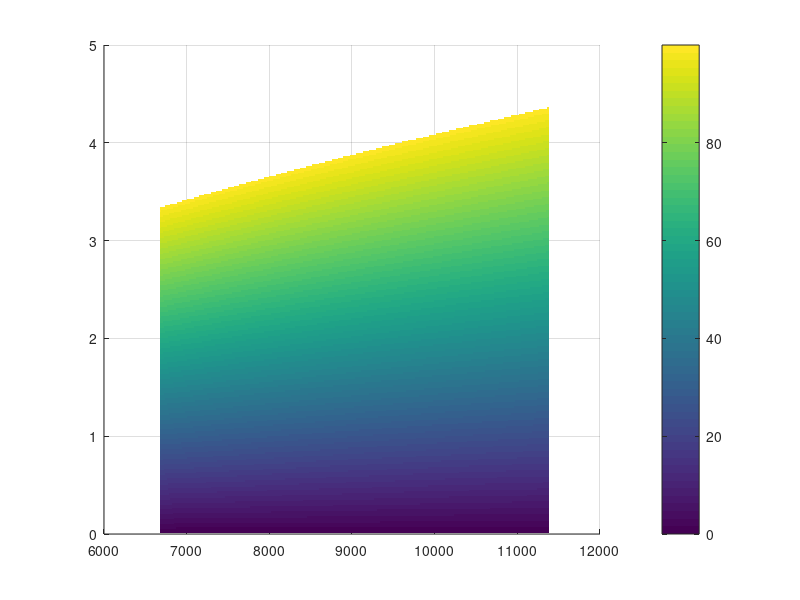

Write the MATLAB code that produced this figure. (Note: this script raises an error after producing the figure.)
%%% Impulsive Arg. of Periapsis and/or Mean Anomaly Maneuver
% Author: Dylan Thomas

% Equations for Delta V of maneuvers are derived from Gauss' Variational
% Equations as shown in Schaub and Alfriend's "Impulsive Feedback to
% Establish Specific Mean Orbital Elements of Spacecraft Formations", 2001
clearvars; clc; delete('*.asv');

%%%%%%%%%%%%%%%%%%%%%%%%%%%%%%%%%%%%%%%%%%%%%%%%%%%%%%%%%%%%%%%%%%%%%%%%%%%
%%% Spacecraft Properties

f1 = 'Name';
f2 = 'M_total';
f3 = 'M_prop';
f4 = 'I_sp';
f5 = 'T_nom';

v1 = {'Aerojet CHAMPS-120XW'};
v2 = {14};      % [kg]
v3 = {1.5};     % [kg]
v4 = {203};     % [s]
v5 = {4*2.79};  % [N]

spacecraft = struct(f1,v1,f2,v2,f3,v3,f4,v4,f5,v5);

%%%%%%%%%%%%%%%%%%%%%%%%%%%%%%%%%%%%%%%%%%%%%%%%%%%%%%%%%%%%%%%%%%%%%%%%%%%
%%% Setting up problem 

% Parameter Inputs, constants across all codes
R_eq = 6378.137;                        % [km]          - Equatorial Radius of Earth
mu = 398600;                            % [km^3/s^2]    - Gravitational Parameter of Earth
g = 9.81/1000;                          % [km/s^2]      - Acceleration due to Gravity
nominalPropMass = 1.5;                  % [kg]          - Nominal Propellant Mass
num_pts = 300;                          %               - Num. of points
deg2rad = pi/180;                       % [rad/deg]     - Conversion from radians to degrees

% Orbital properties
ecc = 0;                                %               - Orbit Eccentricity (Constant)
init_alt = linspace(300,5000,num_pts);  % [km]          - Initial Orbit Altitude
R_p = init_alt + R_eq;                  % [km]          - Initial Orbit Perigee
SMA = R_p/(1-ecc);                      % [km]          - Initial Orbit Semi-Major Axis
n = sqrt(mu./SMA.^3);                   % [rad/sec]     - Mean motion
eta = sqrt(1-ecc.^2);                   %               - Convenient eccentricity measure

%%%% Note:
% Separate parameters for combined maneuver, plot surface of di vs. dOM on
% a certain number of discrete orbit radiuses 
Discrete_Radius = [6800 7500 10000];

%%%% Note: 
% Inclination appears in equations, but isn't used. Here in case later
% version need to look at it
inc = 51.6*deg2rad;                     % [deg]         - Orbit Inclination (Constant)
%%%% Note:
% Change in RAAN appears in the equations, but we aren't concerned with it
% here. It is included as a zero matrice for transparency, or if later
% versions wish to use it as another parameter.
delta_OM_r = zeros(num_pts,num_pts);    % [deg]         - RAAN Change

% Parameterized variables we're interested in
delta_om_d = linspace(0,5,num_pts);     % [deg]         - Argument of Perigee change
delta_M_d = linspace(0,5,num_pts);      % [km]          - Mean anomaly change

% Convert to radians
delta_om_r = delta_om_d*deg2rad;
delta_M_r = delta_M_d*deg2rad;     

% Calculate the DeltaV available with the used thruster
% Ideal Rocket Equation, See Vallado Equation 6-42
Dv_avail = g*spacecraft.I_sp*log(spacecraft.M_total/(spacecraft.M_total-spacecraft.M_prop));

% Cases to consider
method = {'Arg. of Perigee Maneuver','Mean Anomaly Maneuver','Combined Maneuver'};

%%%%%%%%%%%%%%%%%%%%%%%%%%%%%%%%%%%%%%%%%%%%%%%%%%%%%%%%%%%%%%%%%%%%%%%%%%%
%%% Building the DeltaV design space

% Equation for Arg. of Perigee/Mean Anomaly change
% See Schaub & Alfriend, Eq. 16 & 17
Dvp = @(del_om,del_M,a,nn,e) -(nn.*a/4).*((((1+e).^2)./eta).*(del_om + ...
    delta_OM_r*cos(inc)) + del_M);
Dva = @(del_om,del_M,a,nn,e) (nn.*a/4).*((((1-e).^2)./eta).*(del_om + ...
    delta_OM_r*cos(inc)) + del_M);

% Build matrices for orbital element changes
domMat = repmat(delta_om_r,num_pts,1);
dMMat = repmat(delta_M_r',1,num_pts);

% Memory allocation
Dv_Req = zeros(num_pts,num_pts,num_pts);
% Calculates each burn's DeltaV and sums them for the total burn DeltaV
for ii=1:num_pts
    Dv_Req(:,:,ii) = abs(Dvp(domMat,dMMat,SMA(ii),n(ii),ecc))+...
        abs(Dva(domMat,dMMat,SMA(ii),n(ii),ecc));
end

%%%%%%%%%%%%%%%%%%%%%%%%%%%%%%%%%%%%%%%%%%%%%%%%%%%%%%%%%%%%%%%%%%%%%%%%%%%
%%% Calculate DeltaV & mass percent for each maneuver case

for iter=1:length(method)
    
    % Switch on maneuver case
    maneuver_case  = method{iter};
    switch maneuver_case
        case 'Arg. of Perigee Maneuver'
            display(method(iter))
            
            % Memory allocation & reset temporary variables
            Mass_percent = zeros(num_pts,num_pts);
            Dv_total = Dv_Req(1,:,:);
            
            % Loop calculates mass percent for each SMA
            for ii=1:num_pts
                
                % Total DeltaV required cannot exceed DeltaV available
                index = Dv_total(1,:,ii)>=Dv_avail;
                Dv_total(1,index,ii) = NaN;
                
                % Determine mass with Ideal Rocket Equation
                M_prop_vec = spacecraft.M_total*(1-exp(-(Dv_total(1,:,ii))/(g*spacecraft.I_sp)));
                Mass_percent(:,ii) = M_prop_vec/nominalPropMass*100;
            end
            
            % Plotting 
            figure(iter)
            hold on
            grid on
            surf(SMA,delta_om_d,Mass_percent,'EdgeColor','None')
            c = colorbar;
            c.Label.String = 'Percent Propellant Mass Burned';
            title1 = title(method(iter));
            xl = xlabel('Orbit Radius, [km]');
            yl = ylabel('Arg. of Perigee Change $\delta \omega$, [deg]');
            set([title1 xl yl],'interpreter','latex','fontsize',12)
            axis tight
            hold off
          
            %%%%%%%%%%%%%%%%%%%%%%%%%%%%%%%%%%%%%%%%%%%%%%%%%%%%%%%%%%%%%%%
        case 'Mean Anomaly Maneuver'
            display(method(iter))
            
            % Memory allocation & reset temporary variables
            Mass_percent = zeros(num_pts,num_pts);
            Dv_total = Dv_Req(:,1,:);
            
            % Loop calculates mass percent for each SMA
            for ii=1:num_pts
                
                % Total DeltaV required cannot exceed DeltaV available
                index = Dv_total(:,1,ii)>=Dv_avail;
                Dv_total(index,1,ii) = NaN;
                
                % Determine mass with Ideal Rocket Equation
                M_prop_vec = spacecraft.M_total*(1-exp(-(Dv_total(:,1,ii))/(g*spacecraft.I_sp)));
                Mass_percent(:,ii) = M_prop_vec/nominalPropMass*100;
            end
            
            % Plotting
            figure(iter)
            hold on
            grid on
            surf(SMA,delta_M_d,Mass_percent,'EdgeColor','None')
            c = colorbar;
            c.Label.String = 'Percent Propellant Mass Burned';
            title1 = title(method(iter));
            xl = xlabel('Orbit Radius, [km]');
            yl = ylabel('Mean Anomaly Change $\delta M$, [deg]');
            set([title1 xl yl],'interpreter','latex','fontsize',12)
            axis tight
            hold off
            
            %%%%%%%%%%%%%%%%%%%%%%%%%%%%%%%%%%%%%%%%%%%%%%%%%%%%%%%%%%%%%%%
        case 'Combined Maneuver'
            display(method(iter))
            
            % Determine the discrete SMA to calculate, get mean motion
            SMA = Discrete_Radius/(1-ecc);
            n = sqrt(mu./SMA.^3); 
            
            Dv_Req = zeros(num_pts,num_pts,length(SMA));
            % Recalculates DeltaV required at discrete SMA
            for ii=1:length(SMA)
                Dv_Req(:,:,ii) = abs(Dvp(domMat,dMMat,SMA(ii),n(ii),ecc)) + ...
                    abs(Dva(domMat,dMMat,SMA(ii),n(ii),ecc));
            end
            
            % Memory allocation & reset temporary variables
            Mass_percent = zeros(num_pts,num_pts);
            Dv_total = Dv_Req;
            
            % Loop calculates mass percent for each discrete SMA 
            for ii=1:length(SMA)
                
                % Delta V required cannot exceed Delta V available
                index = Dv_total(:,:,ii)>=Dv_avail;
                for kk=1:num_pts
                    for jj=1:num_pts
                        if Dv_total(kk,jj,ii)>=Dv_avail
                            Dv_total(kk,jj,ii) = NaN;
                        end
                    end
                end
                
                % Determine mass with Ideal Rocket Equation
                M_prop_vec = spacecraft.M_total*(1-exp(-(Dv_total(:,:,ii))/(g*spacecraft.I_sp)));
                Mass_percent(:,:,ii) = M_prop_vec/nominalPropMass*100;
                
                % Plotting
                figure(iter+ii-1)
                hold on
                grid on
                surf(delta_om_d,delta_M_d,Mass_percent(:,:,ii),'EdgeColor','None')
                c = colorbar;
                c.Label.String = 'Percent Propellant Mass Burned';
                title1 = title(strcat(method(iter), ', $R=',num2str(SMA(ii)),'$'));
                xl = xlabel('Arg. of Perigee Change $\delta \omega$, [deg]');
                yl = ylabel('Mean Anomaly Change $\delta M$, [deg]');
                set([title1 xl yl],'interpreter','latex','fontsize',12)
                axis tight
                hold off
            end         
    end

end

